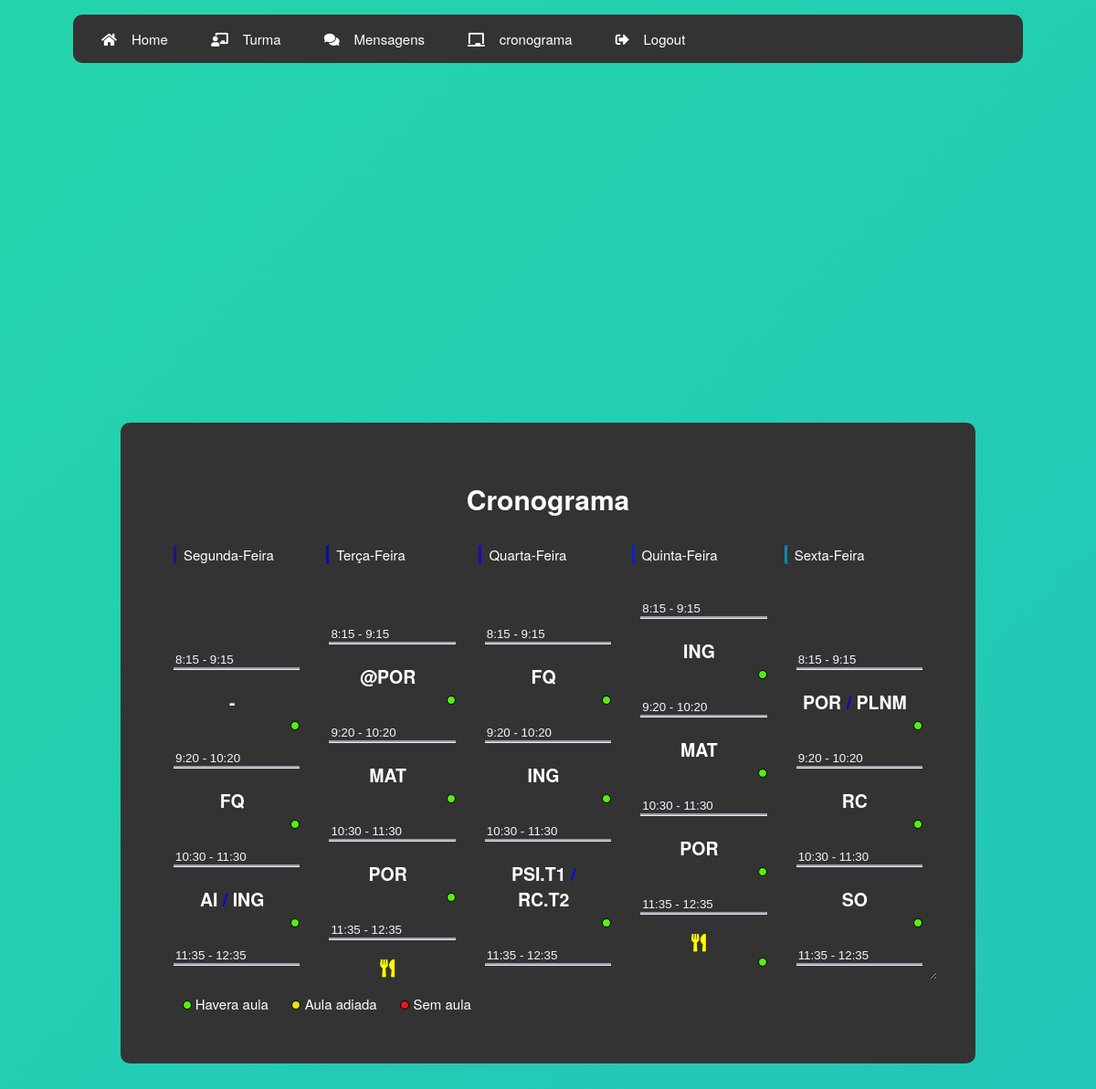
The page /pages/schedule.php (signed in) on the database its author committed.
### tables this page shows
CREATE TABLE `schedule` (
  `id_schedule` int(11) NOT NULL,
  `1` varchar(30) NOT NULL,
  `2` varchar(30) NOT NULL,
  `3` varchar(30) NOT NULL,
  `4` varchar(30) NOT NULL,
  `5` varchar(30) NOT NULL,
  `6` varchar(30) NOT NULL,
  `7` varchar(30) NOT NULL,
  `8` varchar(30) NOT NULL,
  `weekDay` varchar(25) NOT NULL,
  `id_Turma` int(11) NOT NULL
);

### pages/schedule.php (the view, shortened to what this page needs)
<?php include_once("../connection.php"); ?>
<html id="html">
	<head>
		<link href="../style/general.css" rel="stylesheet" type="text/css">
		<link href="../style/registrar.css" rel="stylesheet" type="text/css">
		<link href="../style/navbar.css" rel="stylesheet" type="text/css">
	</head>
<body>
<?php
if($mysqli){
	if($_SESSION['validado']){
		$teste = $_SESSION['validado'];
		$turma = mysqli_query($mysqli , "SELECT turma FROM login WHERE username='$teste'");
		$resTurma = mysqli_fetch_array($turma);
		$res1 = $resTurma['turma'];
		$dadosTurma = mysqli_query($mysqli , "SELECT id_Turma FROM turma WHERE sigla_turma='$res1'");
		$resDadosTurma = mysqli_fetch_array($dadosTurma);
		$res2 = $resDadosTurma['id_Turma'];
		$result = mysqli_query($mysqli , "SELECT * FROM schedule WHERE id_Turma='$res2' ");
		if(!empty($res = mysqli_fetch_array($result))){
?>
                                        <?php
                                        $mah =  mysqli_query($mysqli , "SELECT * FROM schedule WHERE id_Turma='$res2' AND weekDay='MONDAY' ");
                                        $meh =  mysqli_query($mysqli , "SELECT * FROM schedule WHERE id_Turma='$res2' AND weekDay='TUESDAY' ");
                                        $mih =  mysqli_query($mysqli , "SELECT * FROM schedule WHERE id_Turma='$res2' AND weekDay='WEDNESDAY' ");
                                        $moh =  mysqli_query($mysqli , "SELECT * FROM schedule WHERE id_Turma='$res2' AND weekDay='THURSDAY' ");
                                        $muh =  mysqli_query($mysqli , "SELECT * FROM schedule WHERE id_Turma='$res2' AND weekDay='FRIDAY' ");
                                        $seg = mysqli_fetch_array($mah);
                                        $ter = mysqli_fetch_array($meh);
                                        $qua = mysqli_fetch_array($mih);
                                        $qui = mysqli_fetch_array($moh);
                                        $sex = mysqli_fetch_array($muh);
                                        $diasDaSemana = ["seg","ter","qua","qui","sex"];
                                        ?>
<div class="login">
	<form class="login-form" enctype="multipart/form-data" method="post" action="" id="opacity" style="margin-top:1%" >
		<legend>
			<div class="form-input-material" style="padding:0%">
				<div style="text-align: center;margin-left: auto;margin-right: auto">
					<h1>Cronograma</h1>
				</div>
						<div class="row">
							<div class="col dia vermelho" style="margin-left:1rem;">
								<span>Segunda-Feira</span>
							</div>
							<div class="col dia azul">
								<span>Terça-Feira</span>
							</div>
							<div class="col dia verde">
								<span>Quarta-Feira</span>
							</div>
							<div class="col dia rosa">
								<span>Quinta-Feira</span>
							</div>
							<div class="col dia roxo">
								<span>Sexta-Feira</span>
							</div>
						</div>
					<div style="overflow-y:auto; height:28rem; border-radius:3%;resize:vertical;max-height:1010px;min-height:450px;">
					<div class="row">
						<?php
                            $idColuna = ['A','B','C','D','E'];
                            for ($i=0; $i < 5; $i++) {
                                ?>
                                <div class="col" id="<?php echo current($idColuna) ?>" style="padding:1rem">
<input type="text" value="8:15 - 9:15" class="Tinput hour " style="margin:0px;" disabled >
<div class="row day" >
    <h2 class="NameM">
    <?php
    $day = current($diasDaSemana);
    if(current($diasDaSemana) == "seg"){
        $day = $seg['1'];
    }else if(current($diasDaSemana) == "ter"){
        $day = $ter['1'];
    }else if(current($diasDaSemana) == "qua"){
        $day = $qua['1'];
    }else if(current($diasDaSemana) == "qui"){
        $day = $qui['1'];
    }else if(current($diasDaSemana) == "sex"){
        $day = $sex['1'];
    }
    $size = count(explode(" ", $day));
    if($day == ""){
        echo " - ";
    }else if($day == "LUNCH"){
        $icon = '<i style="color:yellow" class="fas fa-utensils"></i>';
        echo $icon;
    }else{
        if($size > 1){
            $day = explode(" ", $day);
            for ($index=0; $index < $size; $index++) {
                if($index==$size-1){
                    echo $day["$index"];
                }else{
                    echo $day["$index"].'<span style="color:blue"> / </span>';
                }
            }
        }else{
            echo $day;
        }
    }
    ?>
    </h2>
    <span class="bola green"></span>
</div>
<input type="text" value="9:20 - 10:20" class="Tinput hour " style="margin:0px" disabled>
<div class="row day">
<h2 class="NameM">
    <?php
    $day = current($diasDaSemana);
    if(current($diasDaSemana) == "seg"){
        $day = $seg['2'];
    }else if(current($diasDaSemana) == "ter"){
        $day = $ter['2'];
    }else if(current($diasDaSemana) == "qua"){
        $day = $qua['2'];
    }else if(current($diasDaSemana) == "qui"){
        $day = $qui['2'];
    }else if(current($diasDaSemana) == "sex"){
        $day = $sex['2'];
    }
    $size = count(explode(" ", $day));
    if($day == ""){
        echo " - ";
    }else if($day == "LUNCH"){
        $icon = '<i style="color:yellow" class="fas fa-utensils"></i>';
        echo $icon;
    }else{
        if($size > 1){
            $day = explode(" ", $day);
            for ($index=0; $index < $size; $index++) {
                if($index==$size-1){
                    echo $day["$index"];
                }else{
                    echo $day["$index"].'<span style="color:blue"> / </span>';
                }
            }
        }else{
            echo $day;
        }
    }
    ?>
    </h2>
    <span class="bola green"></span>
</div>
<input type="text" value="10:30 - 11:30" class="Tinput hour " style="margin:0px" disabled>
<div class="row day">
<h2 class="NameM">
    <?php
    $day = current($diasDaSemana);
    if(current($diasDaSemana) == "seg"){
        $day = $seg['3'];
    }else if(current($diasDaSemana) == "ter"){
        $day = $ter['3'];
    }else if(current($diasDaSemana) == "qua"){
        $day = $qua['3'];
    }else if(current($diasDaSemana) == "qui"){
        $day = $qui['3'];
    }else if(current($diasDaSemana) == "sex"){
        $day = $sex['3'];
    }
    $size = count(explode(" ", $day));
    if($day == ""){
        echo " - ";
    }else if($day == "LUNCH"){
        $icon = '<i style="color:yellow" class="fas fa-utensils"></i>';
        echo $icon;
    }else{
        if($size > 1){
            $day = explode(" ", $day);
            for ($index=0; $index < $size; $index++) {
                if($index==$size-1){
                    echo $day["$index"];
                }else{
                    echo $day["$index"].'<span style="color:blue"> / </span>';
                }
            }
        }else{
            echo $day;
        }
    }
    ?>
    </h2>
    <span class="bola green"></span>
</div>
<input type="text" value="11:35 - 12:35" class="Tinput hour " style="margin:0px" disabled>
<div class="row day" >
<h2 class="NameM">
    <?php
    $day = current($diasDaSemana);
    if(current($diasDaSemana) == "seg"){
        $day = $seg['4'];
    }else if(current($diasDaSemana) == "ter"){
        $day = $ter['4'];
    }else if(current($diasDaSemana) == "qua"){
        $day = $qua['4'];
    }else if(current($diasDaSemana) == "qui"){
        $day = $qui['4'];
    }else if(current($diasDaSemana) == "sex"){
        $day = $sex['4'];
    }
    if($day == ""){
        echo " - ";
    }else if($day == "LUNCH"){
        $icon = '<i style="color:yellow" class="fas fa-utensils"></i>';
        echo $icon;
    }
    ?>
    </h2>
    <span class="bola green"></span>
</div>
<input type="text" value="12:45 - 13:45" class="Tinput hour " style="margin:0px" disabled>
</div>
                                <?php
            next($idColuna);
            next($diasDaSemana);
                            }
                        ?>
									</div>
									</div>
								</div>
								<div class="row legendaCat" style="  display: flex;align-self: flex-end;" >
									<div class="rol cadaLeg">
										<span class="bola green"></span>
										<span>Havera aula</span>
									</div>
									<div class="rol cadaLeg">
										<span class="bola yellow"></span>
										<span>Aula adiada</span>
									</div>
									<div class="rol cadaLeg">
										<span class="bola red"></span>
										<span>Sem aula</span>
									</div>
			</form>
</div>
<?php
		}
	}else{
		header('Location: ../index.php');
	}
}else{
    alert("Não foi possivel conectar a base de dados");
}
?>
</body>
</html>

### style/general.css (style rules this page uses)
:root { --bag-col-html:linear-gradient(-45deg, #ee7752, #e73c7e, #23a6d5, #23d5ab); --bag-bw-html:rgb(228, 228, 228); --bg-col-div:#333333; --bg-bw-div:white; --ltr-col-off: rgb(184, 179, 179); --ltr-bw-off: rgb(73, 70, 70); --ltr-col-on: white; --ltr-bw-on: black; --brd-col:#eceffc; --brd-bw:black; --bg-col-html:var(--bag-col-html); --bg-div-col:var(--bg-col-div); --letra-input-off:var(--ltr-col-off); --letra-input-on:var(--ltr-col-on); --border-bottom-color:var(--brd-col) }
i { padding-right:1rem }
html { background-size: cover; color-scheme:dark; background-position: center; width:100%; height:100%; background: var(--bg-col-html); background-size: 800% 800%; animation: gradient 15s ease infinite; }
@media (max-width: 1300px) { body { font-size: 15px !important; } }
body { font-family: "Helvetica Neue", Helvetica, Arial, sans-serif; margin:1rem 5rem ; }
ul { list-style-type: none; margin: 0; padding: 0; }
li { display: inline; }
a { text-decoration: none; }
.day { padding:0.3rem; border-bottom-style: groove; border-color:transparent; background-color:#333333; border-radius:5%; animation-name: dayANI; animation-duration: 0.8s; font-size: small; }
.hour { color:none; }
.nameM { text-align: center; margin-left: auto; margin-right: auto ; }
.dia { border-left-style: solid; border-radius: 5%; }
.vermelho { border-color:rgb(39, 14, 131); }
.azul { border-color:rgb(10, 10, 170); }
.verde { border-color:rgb(26, 7, 204); }
.rosa { border-color:rgb(11, 31, 214);; }
.roxo { border-color:rgb(14, 132, 179); }
.bola { border-radius: 50%; display: inline-block; height: 0.5rem; width: 0.5rem; border: 1px solid #000000; background-color: red; align-self: flex-end; }
.red { background-color:rgb(231, 23, 23); }
.green { background-color:rgb(87, 238, 17); }
.yellow { background-color:rgb(236, 222, 19); }
.legendaCat { justify-content: flex-start !important; }
.cadaLeg { margin-left:3%; }

### style/registrar.css (style rules this page uses)
.login { display: flex; justify-content: center; align-items: center; min-height: 100vh; padding-top: 2px; padding-bottom: 2px; }
.form-input-material { display: block; width: 100%; padding: 3%; }
.login-form { box-sizing: border-box; margin: 5%; display:block; padding: 50px 40px; color: var(--letra-input-on); background: var(--bg-div-col); border-radius: 10px; display: flex; }
.login-form h1 { margin: 0 0 24px 0; }
.login-form .form-input-material { margin: 12px 0; }
.row { display: flex; flex: 1; padding: 0.3rem 0; flex-direction: row; align-items: center; justify-content: space-between; }
.col { flex: 1; padding: 0 0.5rem; justify-content: space-between; }
.Tinput { background-color:transparent; border:none; border-bottom-color:var(--border-bottom-color); border-bottom-style: groove; color:var(--letra-input-off); padding-top: 1rem; margin-bottom:2rem ; width: 100%; margin-right:2rem ; box-sizing: border-box; }
i { padding-left: 15px; }
.Tinput:disabled { color:aliceblue !important; }
a { color: inherit; text-decoration: none; }

### style/navbar.css (style rules this page uses)
.ULline { list-style-type: none; margin: 0; padding: 0; overflow: hidden; background-color: var(--bg-div-col); border-radius: 10px; margin-bottom: 2rem; }
.LIelement { float: left; border-bottom:none; }
.LIelement a, .LIelementCANTO a { display: block; color: var(--letra-input-on); text-align: center; padding: 16px; }

### rows shown on the page
schedule: 2 "FQ", 3+4 "AI", 3+7 "ING"
schedule: 1 "@POR", 2 "MAT", 3 "POR", 4 "LUNCH" (drawn)
schedule: 1 "FQ", 2 "ING", 3 "PSI.T1", 3 "RC.T2"
schedule: 1 "ING", 2 "MAT", 3 "POR", 4 "LUNCH" (drawn)
schedule: 1 "POR", 1 "PLNM", 2 "RC", 3 "SO"
